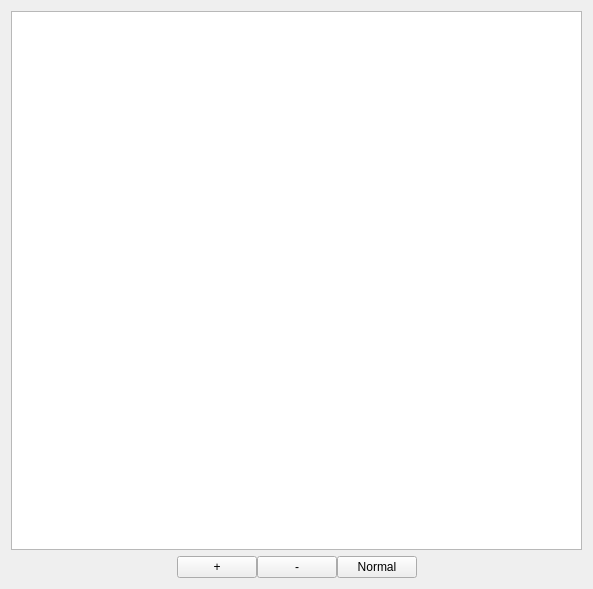
<?xml version="1.0" encoding="UTF-8"?>
<ui version="4.0">
 <class>ImageWidget</class>
 <widget class="QWidget" name="ImageWidget">
  <property name="geometry">
   <rect>
    <x>0</x>
    <y>0</y>
    <width>593</width>
    <height>589</height>
   </rect>
  </property>
  <property name="windowTitle">
   <string/>
  </property>
  <layout class="QVBoxLayout" name="verticalLayout">
   <item>
    <widget class="QGraphicsView" name="GraphicsView"/>
   </item>
   <item>
    <widget class="QWidget" name="ButtonBar" native="true">
     <layout class="QHBoxLayout" name="horizontalLayout_2">
      <property name="spacing">
       <number>0</number>
      </property>
      <property name="leftMargin">
       <number>0</number>
      </property>
      <property name="topMargin">
       <number>0</number>
      </property>
      <property name="rightMargin">
       <number>0</number>
      </property>
      <property name="bottomMargin">
       <number>0</number>
      </property>
      <item>
       <layout class="QHBoxLayout" name="ButtonLayout">
        <item>
         <spacer name="horizontalSpacer">
          <property name="orientation">
           <enum>Qt::Horizontal</enum>
          </property>
          <property name="sizeHint" stdset="0">
           <size>
            <width>40</width>
            <height>20</height>
           </size>
          </property>
         </spacer>
        </item>
        <item>
         <widget class="QPushButton" name="ButtonZoomIn">
          <property name="text">
           <string>+</string>
          </property>
         </widget>
        </item>
        <item>
         <widget class="QPushButton" name="ButtonZoomOut">
          <property name="text">
           <string>-</string>
          </property>
         </widget>
        </item>
        <item>
         <widget class="QPushButton" name="ButtonResetZoom">
          <property name="text">
           <string>Normal</string>
          </property>
         </widget>
        </item>
        <item>
         <spacer name="horizontalSpacer_2">
          <property name="orientation">
           <enum>Qt::Horizontal</enum>
          </property>
          <property name="sizeHint" stdset="0">
           <size>
            <width>40</width>
            <height>20</height>
           </size>
          </property>
         </spacer>
        </item>
       </layout>
      </item>
     </layout>
    </widget>
   </item>
  </layout>
 </widget>
 <resources>
  <include location="../../../Code/Tools/GuiFoundation/QtResources/resources.qrc"/>
 </resources>
 <connections/>
</ui>
